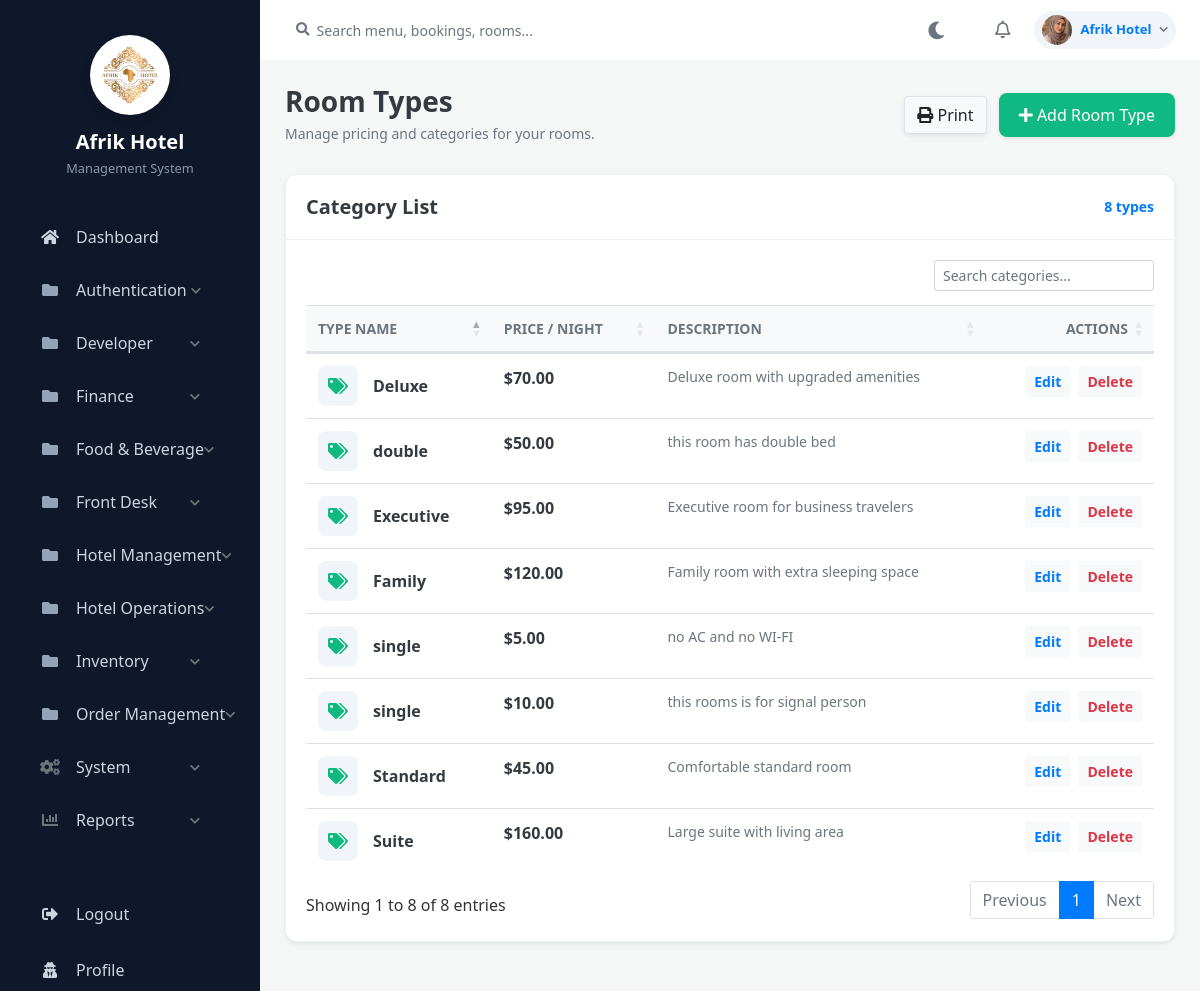
Page /admin/rooms/room-types.php (signed in) on the committed database.
### tables this page shows
CREATE TABLE `settings` (
  `id` int(11) NOT NULL,
  `hotel_name` varchar(255) NOT NULL,
  `hotel_email` varchar(255) NOT NULL,
  `hotel_phone` varchar(50) NOT NULL,
  `hotel_address` text NOT NULL,
  `updated_at` timestamp NOT NULL DEFAULT current_timestamp() ON UPDATE current_timestamp(),
  `hotel_logo` varchar(255) DEFAULT NULL
);

CREATE TABLE `system_pages` (
  `id` int(11) NOT NULL,
  `page_name` varchar(100) NOT NULL,
  `url` varchar(255) NOT NULL,
  `category` varchar(100) NOT NULL,
  `icon_class` varchar(100) NOT NULL,
  `page_type` varchar(50) DEFAULT 'Sidebar',
  `created_at` timestamp NOT NULL DEFAULT current_timestamp()
);

CREATE TABLE `room_types` (
  `id` int(11) NOT NULL,
  `type_name` varchar(200) DEFAULT NULL,
  `price_per_night` decimal(10,2) DEFAULT NULL,
  `description` text DEFAULT NULL
);

### includes/auth_check.php (called while the page is built, shortened)
<?php
$scriptDir = dirname($_SERVER['SCRIPT_FILENAME']);
$basePath = '';
while (!file_exists($scriptDir . '/config/database.php') && strlen($scriptDir) > 3) {
    $basePath .= '../';
    $scriptDir = dirname($scriptDir);
}
?>

### admin/rooms/room-types.php (the view, shortened to what this page needs)
<?php
require_once '../../includes/auth_check.php';
require_once '../../config/database.php';
$types_result = $conn->query("SELECT * FROM room_types ORDER BY id DESC");
$total_types = $types_result->num_rows;
include '../../includes/header.php';
include '../../includes/sidebar.php';
include '../../includes/navbar.php';
?>
<link rel="stylesheet" href="https://cdn.datatables.net/1.13.6/css/dataTables.bootstrap4.min.css">
<link rel="stylesheet" href="https://cdn.datatables.net/buttons/2.4.1/css/buttons.bootstrap4.min.css">
<div class="container-fluid p-0">
    <div class="page-header d-flex justify-content-between align-items-center">
        <div>
            <h1 class="h3 font-weight-bold text-dark mb-1">Room Types</h1>
            <p class="text-muted small mb-0">Manage pricing and categories for your rooms.</p>
        </div>
        <div>
            <button onclick="window.print()" class="btn btn-light shadow-sm mr-2 border"><i class="fas fa-print"></i> Print</button>
            <button class="btn btn-green shadow-sm" data-toggle="modal" data-target="#addTypeModal"><i class="fas fa-plus"></i> Add Room Type</button>
        </div>
    </div>
    <div class="list-card shadow-sm mb-4">
        <div class="list-header">
            <h5 class="font-weight-bold text-dark mb-0">Category List</h5>
            <div class="text-primary font-weight-bold small"><?php echo $total_types; ?> types</div>
        </div>
        <div class="card-body">
            <div class="table-responsive">
                <table class="table table-hover align-middle" id="exportTable" width="100%">
                    <thead class="bg-light text-muted small text-uppercase">
                        <tr>
                            <th>Type Name</th>
                            <th>Price / Night</th>
                            <th>Description</th>
                            <th class="action-col text-right">Actions</th>
                        </tr>
                    </thead>
                    <tbody>
                        <?php if ($types_result->num_rows > 0): ?>
                            <?php while($row = $types_result->fetch_assoc()): ?>
                            <tr>
                                <td>
                                    <div class="d-flex align-items-center">
                                        <div class="type-icon"><i class="fas fa-tags"></i></div>
                                        <strong class="text-dark"><?php echo htmlspecialchars($row['type_name']); ?></strong>
                                    </div>
                                </td>
                                <td class="font-weight-bold text-dark">$<?php echo number_format($row['price_per_night'], 2); ?></td>
                                <td class="text-muted small"><?php echo htmlspecialchars($row['description']); ?></td>
                                <td class="action-col text-right">
                                    <button class="btn btn-light btn-sm text-primary font-weight-bold mr-1" data-toggle="modal" data-target="#editTypeModal<?php echo $row['id']; ?>">Edit</button>
                                    <a href="room-types.php?delete=<?php echo $row['id']; ?>" class="btn btn-light btn-sm text-danger font-weight-bold" onclick="return confirm('Delete this room type?');">Delete</a>
                                </td>
                            </tr>
                            <?php endwhile; ?>
                        <?php endif; ?>
                    </tbody>
                </table>
            </div>
        </div>
    </div>
</div>
<?php include '../../includes/footer.php'; ?>

### includes/sidebar.php (shortened to what this page needs)
<nav id="sidebar">
    <?php
    $sidebar_settings = [];
    if (isset($conn)) {
        $set_query = $conn->query("SELECT hotel_name, hotel_logo FROM settings WHERE id = 1");
        if ($set_query && $set_query->num_rows > 0) {
            $sidebar_settings = $set_query->fetch_assoc();
        }
    }
    $hotel_title = !empty($sidebar_settings['hotel_name']) ? htmlspecialchars($sidebar_settings['hotel_name']) : 'Afrik Hotel';
    $hotel_logo = !empty($sidebar_settings['hotel_logo']) ? htmlspecialchars($sidebar_settings['hotel_logo']) : '';
    ?>
    <div class="sidebar-header" style="flex-direction: column; text-align: center; padding-top: 35px; padding-bottom: 25px;">
        <?php if ($hotel_logo): ?>
            <img src="<?php echo $basePath; ?>assets/images/<?php echo $hotel_logo; ?>" alt="Logo" style="width: 80px; height: 80px; object-fit: cover; margin-bottom: 15px; margin-right: 0; background: #fff; border-radius: 50%; padding: 4px; box-shadow: 0 4px 10px rgba(0,0,0,0.15);">
        <?php endif; ?>
        <div>
            <div style="font-size: 1.25rem; line-height: 1.2; font-weight: 700; color: #fff;"><?php echo $hotel_title; ?></div>
            <div style="font-size: 0.8rem; font-weight: normal; color: #8a99af; margin-top: 5px;">Management System</div>
        </div>
    </div>
    <?php
    $current_page = basename($_SERVER['PHP_SELF']);
    $menu_structure = [];
    if (isset($conn)) {
        $pages_query = $conn->query("SELECT * FROM system_pages ORDER BY category ASC, id ASC");
        while($row = $pages_query->fetch_assoc()) {
            if (hasPermission($row['url'])) {
                if ($row['category'] === 'Finance' && (stripos($row['page_name'], 'report') !== false || stripos($row['url'], 'report') !== false)) {
                    $menu_structure['Reports'][] = $row;
                } else {
                    $menu_structure[$row['category']][] = $row;
                }
            }
        }
        $ordered_menu = [];
        if (isset($menu_structure['Main'])) {
            $ordered_menu['Main'] = $menu_structure['Main'];
            unset($menu_structure['Main']);
        }
        $system_pages = isset($menu_structure['System']) ? $menu_structure['System'] : null;
        unset($menu_structure['System']);
        $reports_pages = isset($menu_structure['Reports']) ? $menu_structure['Reports'] : null;
        unset($menu_structure['Reports']);
        foreach ($menu_structure as $cat => $pages) {
            $ordered_menu[$cat] = $pages;
        }
        if ($system_pages) {
            $ordered_menu['System'] = $system_pages;
        }
        if ($reports_pages) {
            $ordered_menu['Reports'] = $reports_pages;
        }
        $menu_structure = $ordered_menu;
    }
    ?>
    <ul class="list-unstyled components">
        <?php foreach($menu_structure as $category => $cat_pages): ?>
            <?php if ($category === 'Main'): ?>
                <?php foreach($cat_pages as $page): ?>
                    <li class="<?php echo ($current_page == basename($page['url'])) ? 'active' : ''; ?>">
                        <a href="<?php echo $basePath . $page['url']; ?>" class="d-flex align-items-center">
                            <i class="<?php echo htmlspecialchars($page['icon_class']); ?> mr-3" style="width: 20px; text-align: center;"></i>
                            <span style="white-space: nowrap;"><?php echo htmlspecialchars($page['page_name']); ?></span>
                        </a>
                    </li>
                <?php endforeach; ?>
            <?php else: ?>
                <?php $cat_id = md5($category); ?>
                <li>
                    <a href="#cat-<?php echo $cat_id; ?>" data-toggle="collapse" aria-expanded="false" class="d-flex justify-content-between align-items-center">
                        <div class="d-flex align-items-center">
                            <?php if ($category === 'Reports'): ?>
                                <i class="fas fa-chart-bar text-muted mr-3" style="width: 20px; text-align: center;"></i>
                            <?php elseif ($category === 'System'): ?>
                                <i class="fas fa-cogs text-muted mr-3" style="width: 20px; text-align: center;"></i>
                            <?php else: ?>
                                <i class="fas fa-folder text-muted mr-3" style="width: 20px; text-align: center;"></i>
                            <?php endif; ?>
                            <span style="white-space: nowrap;"><?php echo htmlspecialchars($category); ?></span>
                        </div>
                        <i class="fas fa-chevron-down text-muted" style="font-size: 0.7rem;"></i>
                    </a>
                </li>
            <?php endif; ?>
        <?php endforeach; ?>
    </ul>
    <div class="logout-container mt-auto">
        <ul class="list-unstyled mb-0">
            <li>
                <a href="<?php echo $basePath; ?>logout.php" class="d-flex align-items-center">
                    <i class="fas fa-sign-out-alt mr-3" style="width: 20px; text-align: center;"></i>
                    <span>Logout</span>
                </a>
            </li>
            <li>
                <a href="<?php echo $basePath; ?>admin/dashboard/profile.php" class="text-muted mt-2 d-flex align-items-center">
                    <i class="fas fa-user-secret mr-3" style="width: 20px; text-align: center;"></i>
                    <span>Profile</span>
                </a>
            </li>
        </ul>
    </div>
</nav>

### includes/navbar.php (shortened to what this page needs)
<?php
$nav_username = htmlspecialchars($_SESSION['admin_username'] ?? 'Admin');
$nav_avatar = 'https://ui-avatars.com/api/?name=' . urlencode($nav_username) . '&background=10b981&color=fff';
if (isset($_SESSION['admin_id']) && isset($conn)) {
    $admin_id = intval($_SESSION['admin_id']);
    $pic_query = $conn->query("SELECT profile_picture FROM admin WHERE id = $admin_id");
    if ($pic_query && $pic_query->num_rows > 0) {
        $pic_data = $pic_query->fetch_assoc();
        if (!empty($pic_data['profile_picture'])) {
            $base = isset($basePath) ? $basePath : '../';
            $nav_avatar = $base . 'assets/images/' . htmlspecialchars($pic_data['profile_picture']);
        }
    }
}
?>
<div id="content">
    <div class="top-navbar px-4 py-2 d-flex align-items-center justify-content-between" style="background: var(--card-bg, #ffffff); border-bottom: 1px solid var(--border-color); position: sticky; top: 0; z-index: 999; transition: background 0.3s ease;">
        <div class="d-flex align-items-center flex-grow-1">
            <div class="input-group" style="max-width: 350px;">
                <div class="input-group-prepend">
                    <span class="input-group-text bg-transparent border-0 pr-1">
                        <i class="fas fa-search text-muted" style="font-size: 0.85rem;"></i>
                    </span>
                </div>
                <input type="text" class="form-control bg-transparent border-0 shadow-none px-1" placeholder="Search menu, bookings, rooms..." style="color: var(--text-main); font-size: 0.88rem;">
            </div>
        </div>
        <div class="d-flex align-items-center">
            <button type="button" id="darkModeToggle" class="btn btn-link text-muted p-2 mr-2" style="font-size: 1.1rem; text-decoration: none;">
                <i class="fas fa-moon" id="themeIcon"></i>
            </button>
            <div class="dropdown mx-2">
                <a href="#" class="text-muted position-relative d-inline-flex align-items-center p-2" id="notificationDropdown" data-toggle="dropdown" aria-haspopup="true" aria-expanded="false" style="font-size: 1.1rem;">
                    <i class="far fa-bell"></i>
                </a>
            </div>
            <div class="dropdown ml-2">
                <a href="#" class="d-flex align-items-center text-decoration-none py-1 px-2 rounded-pill" id="profileDropdown" data-toggle="dropdown" aria-haspopup="true" aria-expanded="false" style="background: var(--body-bg, #f1f5f9); border: 1px solid var(--border-color);">
                    <img src="<?php echo $nav_avatar; ?>" class="rounded-circle mr-2" style="width: 30px; height: 30px; object-fit: cover;" alt="User">
                    <span class="font-weight-bold mr-2 d-none d-sm-inline" style="font-size: 0.82rem; color: var(--text-main);"><?php echo $nav_username; ?></span>
                    <i class="fas fa-chevron-down text-muted" style="font-size: 0.6rem;"></i>
                </a>
            </div>
        </div>
    </div>
    <div class="content-wrapper">

### assets/css/style.css (style rules this page uses)
body { background-color: #f4f7f6; font-family: 'Segoe UI', Tahoma, Geneva, Verdana, sans-serif; color: #333; margin: 0; padding: 0; height: 100vh; overflow: hidden !important; }
#sidebar { width: 260px; min-width: 260px; background: #1c2434; height: 100vh; color: #8a99af; transition: all 0.3s; display: flex; flex-direction: column; overflow-y: auto; flex-shrink: 0; }
#sidebar .sidebar-header { padding: 25px 20px; font-size: 1.25rem; font-weight: 600; color: #fff; display: flex; align-items: center; }
#sidebar ul.components { padding: 10px 15px; flex-grow: 1; }
#sidebar ul li { margin-bottom: 5px; }
#sidebar ul li a { padding: 12px 20px; font-size: 1rem; display: block; color: #8a99af; text-decoration: none; border-radius: 8px; transition: all 0.2s ease-in-out; }
#sidebar ul li a i { margin-right: 15px; width: 20px; text-align: center; }
.logout-container { padding: 15px; margin-bottom: 20px; }
#content { flex-grow: 1; width: calc(100% - 260px); height: 100vh; transition: all 0.3s; overflow-y: auto; overflow-x: hidden; display: flex; flex-direction: column; }
.content-wrapper { padding: 25px; }
.top-navbar { background: #fff; padding: 15px 25px; border-bottom: 1px solid #e2e8f0; display: flex; justify-content: space-between; align-items: center; flex-shrink: 0; }
.btn-green { background-color: #10b981; color: #fff; border-radius: 8px; padding: 10px 20px; border: none; }

### includes/header.php (style rules this page uses)
body { margin: 0; padding: 0; overflow: hidden !important; height: 100vh; }
#sidebar { min-width: 260px; max-width: 260px; height: 100vh; overflow-y: auto; flex-shrink: 0; scrollbar-width: thin; background-color: #0f172a; }
#sidebar ul { padding-left: 0; list-style: none; }
#sidebar a { padding: 12px 25px !important; color: #cbd5e1 !important; text-decoration: none !important; transition: all 0.2s ease; font-size: 0.95rem; display: flex; align-items: center; }
#sidebar .fas.fa-folder { color: #94a3b8 !important; }
#content { flex-grow: 1; height: 100vh; overflow-y: auto; overflow-x: hidden; transition: all 0.3s; }

### admin/rooms/room-types.php (style rules this page uses)
.page-header { margin-bottom: 30px; }
.list-card { border: 1px solid #edf2f7; border-radius: 12px; background: #fff; }
.list-header { border-bottom: 1px solid #edf2f7; padding: 20px; display: flex; justify-content: space-between; align-items: center; }
.type-icon { width: 40px; height: 40px; background-color: #f1f5f9; color: #10b981; border-radius: 8px; display: flex; align-items: center; justify-content: center; font-size: 16px; margin-right: 15px; }

### rows in the picture
settings: hotel_logo (picture), hotel_name "Afrik Hotel"
system_pages: page_name "Dashboard"
room_types: type_name "Suite", price_per_night "160.00", description "Large suite with living area"
room_types: type_name "Family", price_per_night "120.00", description "Family room with extra sleeping space"
room_types: type_name "Executive", price_per_night "95.00", description "Executive room for business travelers"
room_types: type_name "Deluxe", price_per_night "70.00", description "Deluxe room with upgraded amenities"
room_types: type_name "Standard", price_per_night "45.00", description "Comfortable standard room"
room_types: type_name "single", price_per_night "5.00", description "no AC and no WI-FI"
room_types: type_name "double", price_per_night "50.00", description "this room has double bed"
room_types: type_name "single", price_per_night "10.00", description "this rooms is for signal person"

### other values in the picture
$category "Authentication"
$category "Developer"
$category "Finance"
$category "Food & Beverage"
$category "Front Desk"
$category "Hotel Management"
$category "Hotel Operations"
$category "Inventory"
$category "Order Management"
$category "System"
$category "Reports"
$nav_username "Afrik Hotel"
$total_types "8"
